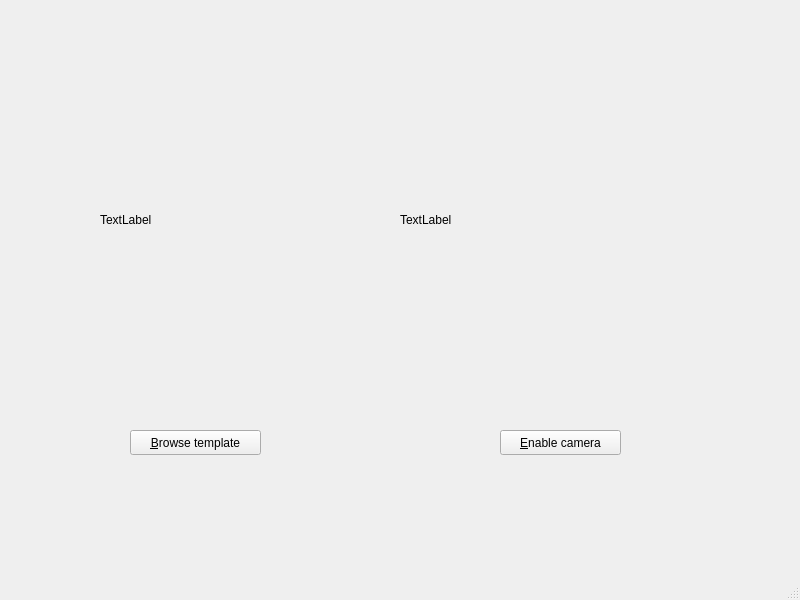
<?xml version="1.0" encoding="UTF-8"?>
<ui version="4.0">
 <class>MainWindow</class>
 <widget class="QMainWindow" name="MainWindow">
  <property name="geometry">
   <rect>
    <x>0</x>
    <y>0</y>
    <width>800</width>
    <height>600</height>
   </rect>
  </property>
  <property name="windowTitle">
   <string>SIFT Demo</string>
  </property>
  <widget class="QWidget" name="centralwidget">
   <widget class="QPushButton" name="toggle_cam_button">
    <property name="geometry">
     <rect>
      <x>500</x>
      <y>430</y>
      <width>121</width>
      <height>25</height>
     </rect>
    </property>
    <property name="text">
     <string>&amp;Enable camera</string>
    </property>
   </widget>
   <widget class="QPushButton" name="browse_button">
    <property name="geometry">
     <rect>
      <x>130</x>
      <y>430</y>
      <width>131</width>
      <height>25</height>
     </rect>
    </property>
    <property name="text">
     <string>&amp;Browse template</string>
    </property>
   </widget>
   <widget class="QLabel" name="live_image_label">
    <property name="geometry">
     <rect>
      <x>400</x>
      <y>100</y>
      <width>320</width>
      <height>240</height>
     </rect>
    </property>
    <property name="text">
     <string>TextLabel</string>
    </property>
   </widget>
   <widget class="QLabel" name="template_label">
    <property name="geometry">
     <rect>
      <x>100</x>
      <y>100</y>
      <width>320</width>
      <height>240</height>
     </rect>
    </property>
    <property name="text">
     <string>TextLabel</string>
    </property>
   </widget>
  </widget>
  <widget class="QMenuBar" name="menubar">
   <property name="geometry">
    <rect>
     <x>0</x>
     <y>0</y>
     <width>800</width>
     <height>22</height>
    </rect>
   </property>
  </widget>
  <widget class="QStatusBar" name="statusbar"/>
 </widget>
 <resources/>
 <connections/>
</ui>
